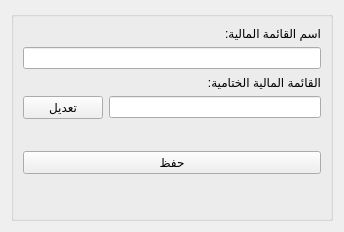
<?xml version="1.0" encoding="UTF-8"?>
<ui version="4.0">
 <class>SaveFinancialStatement</class>
 <widget class="QWidget" name="SaveFinancialStatement">
  <property name="geometry">
   <rect>
    <x>0</x>
    <y>0</y>
    <width>344</width>
    <height>232</height>
   </rect>
  </property>
  <property name="windowTitle">
   <string>إضافة قائمة مالية</string>
  </property>
  <layout class="QGridLayout" name="gridLayout_2">
   <item row="0" column="0">
    <widget class="QGroupBox" name="groupBox">
     <property name="title">
      <string/>
     </property>
     <layout class="QFormLayout" name="formLayout">
      <item row="0" column="1">
       <widget class="QLabel" name="label">
        <property name="text">
         <string>اسم القائمة المالية:</string>
        </property>
       </widget>
      </item>
      <item row="1" column="0" colspan="2">
       <widget class="QLineEdit" name="financial_statement_name"/>
      </item>
      <item row="5" column="0" colspan="2">
       <widget class="QPushButton" name="save_btn">
        <property name="text">
         <string>حفظ</string>
        </property>
       </widget>
      </item>
      <item row="2" column="1">
       <widget class="QLabel" name="label_2">
        <property name="text">
         <string>القائمة المالية الختامية:</string>
        </property>
       </widget>
      </item>
      <item row="3" column="1">
       <widget class="QLineEdit" name="final_financial_statement_name">
        <property name="readOnly">
         <bool>true</bool>
        </property>
       </widget>
      </item>
      <item row="3" column="0">
       <widget class="QPushButton" name="edit_final_financial_statement_btn">
        <property name="minimumSize">
         <size>
          <width>0</width>
          <height>0</height>
         </size>
        </property>
        <property name="text">
         <string>تعديل</string>
        </property>
       </widget>
      </item>
      <item row="4" column="0" colspan="2">
       <spacer name="horizontalSpacer">
        <property name="orientation">
         <enum>Qt::Horizontal</enum>
        </property>
        <property name="sizeHint" stdset="0">
         <size>
          <width>40</width>
          <height>20</height>
         </size>
        </property>
       </spacer>
      </item>
     </layout>
    </widget>
   </item>
  </layout>
 </widget>
 <resources/>
 <connections/>
</ui>
